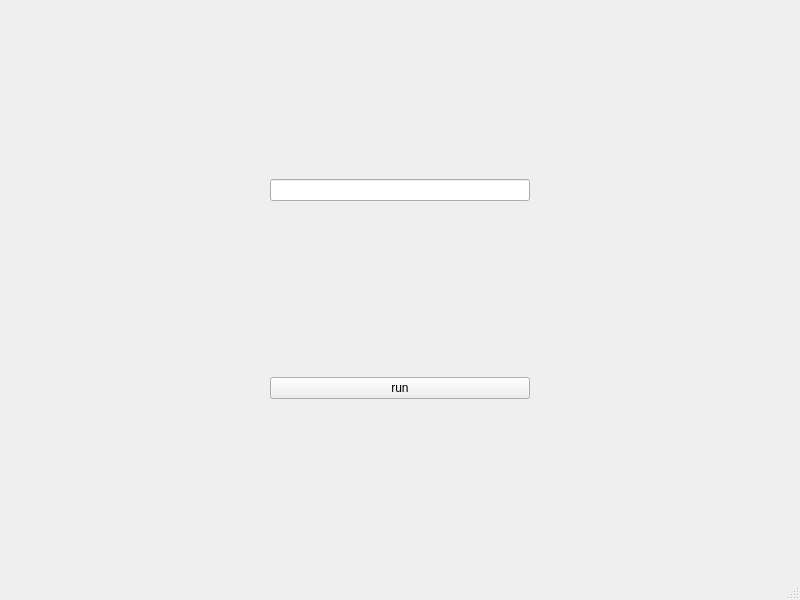
<?xml version="1.0" encoding="UTF-8"?>
<ui version="4.0">
 <class>MainWindow</class>
 <widget class="QMainWindow" name="MainWindow">
  <property name="geometry">
   <rect>
    <x>0</x>
    <y>0</y>
    <width>800</width>
    <height>600</height>
   </rect>
  </property>
  <property name="windowTitle">
   <string>MainWindow</string>
  </property>
  <widget class="QWidget" name="centralwidget">
   <layout class="QGridLayout" name="gridLayout">
    <item row="0" column="1">
     <widget class="QLineEdit" name="lineEdit"/>
    </item>
    <item row="0" column="0">
     <spacer name="horizontalSpacer_2">
      <property name="orientation">
       <enum>Qt::Horizontal</enum>
      </property>
      <property name="sizeHint" stdset="0">
       <size>
        <width>40</width>
        <height>20</height>
       </size>
      </property>
     </spacer>
    </item>
    <item row="0" column="2">
     <spacer name="horizontalSpacer">
      <property name="orientation">
       <enum>Qt::Horizontal</enum>
      </property>
      <property name="sizeHint" stdset="0">
       <size>
        <width>40</width>
        <height>20</height>
       </size>
      </property>
     </spacer>
    </item>
    <item row="1" column="1">
     <widget class="QPushButton" name="pushButton">
      <property name="text">
       <string>run</string>
      </property>
     </widget>
    </item>
   </layout>
  </widget>
  <widget class="QMenuBar" name="menubar">
   <property name="geometry">
    <rect>
     <x>0</x>
     <y>0</y>
     <width>800</width>
     <height>22</height>
    </rect>
   </property>
  </widget>
  <widget class="QStatusBar" name="statusbar"/>
 </widget>
 <resources/>
 <connections/>
</ui>
